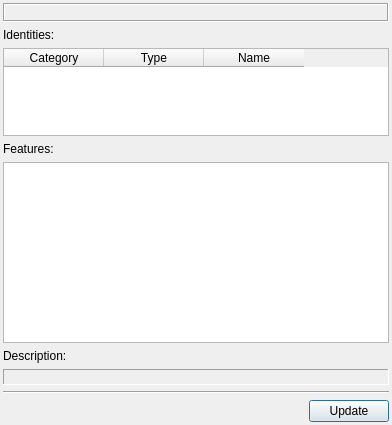
<ui version="4.0" >
 <class>DiscoInfoWindowClass</class>
 <widget class="QDialog" name="DiscoInfoWindowClass" >
  <property name="geometry" >
   <rect>
    <x>0</x>
    <y>0</y>
    <width>392</width>
    <height>425</height>
   </rect>
  </property>
  <layout class="QVBoxLayout" >
   <property name="leftMargin" >
    <number>3</number>
   </property>
   <property name="topMargin" >
    <number>3</number>
   </property>
   <property name="rightMargin" >
    <number>3</number>
   </property>
   <property name="bottomMargin" >
    <number>3</number>
   </property>
   <item>
    <widget class="QLabel" name="lblError" >
     <property name="font" >
      <font>
       <pointsize>10</pointsize>
       <weight>50</weight>
       <bold>false</bold>
       <underline>true</underline>
      </font>
     </property>
     <property name="frameShape" >
      <enum>QFrame::Box</enum>
     </property>
     <property name="frameShadow" >
      <enum>QFrame::Sunken</enum>
     </property>
     <property name="text" >
      <string/>
     </property>
     <property name="alignment" >
      <set>Qt::AlignCenter</set>
     </property>
     <property name="wordWrap" >
      <bool>true</bool>
     </property>
    </widget>
   </item>
   <item>
    <widget class="QLabel" name="lblIdentity" >
     <property name="text" >
      <string>Identities:</string>
     </property>
     <property name="buddy" >
      <cstring>twtIdentity</cstring>
     </property>
    </widget>
   </item>
   <item>
    <widget class="QTableWidget" name="twtIdentity" >
     <property name="sizePolicy" >
      <sizepolicy vsizetype="Preferred" hsizetype="Preferred" >
       <horstretch>0</horstretch>
       <verstretch>0</verstretch>
      </sizepolicy>
     </property>
     <property name="maximumSize" >
      <size>
       <width>16777215</width>
       <height>100</height>
      </size>
     </property>
     <property name="editTriggers" >
      <set>QAbstractItemView::NoEditTriggers</set>
     </property>
     <property name="selectionMode" >
      <enum>QAbstractItemView::NoSelection</enum>
     </property>
     <property name="selectionBehavior" >
      <enum>QAbstractItemView::SelectRows</enum>
     </property>
     <column>
      <property name="text" >
       <string>Category</string>
      </property>
     </column>
     <column>
      <property name="text" >
       <string>Type</string>
      </property>
     </column>
     <column>
      <property name="text" >
       <string>Name</string>
      </property>
     </column>
    </widget>
   </item>
   <item>
    <widget class="QLabel" name="lblFeatures" >
     <property name="text" >
      <string>Features:</string>
     </property>
     <property name="buddy" >
      <cstring>lwtFearures</cstring>
     </property>
    </widget>
   </item>
   <item>
    <widget class="QListWidget" name="lwtFearures" >
     <property name="sizePolicy" >
      <sizepolicy vsizetype="Expanding" hsizetype="Expanding" >
       <horstretch>0</horstretch>
       <verstretch>0</verstretch>
      </sizepolicy>
     </property>
     <property name="selectionMode" >
      <enum>QAbstractItemView::SingleSelection</enum>
     </property>
     <property name="selectionBehavior" >
      <enum>QAbstractItemView::SelectRows</enum>
     </property>
    </widget>
   </item>
   <item>
    <widget class="QLabel" name="lblDescription" >
     <property name="text" >
      <string>Description:</string>
     </property>
    </widget>
   </item>
   <item>
    <widget class="QLabel" name="lblFeatureDesc" >
     <property name="frameShape" >
      <enum>QFrame::Panel</enum>
     </property>
     <property name="frameShadow" >
      <enum>QFrame::Sunken</enum>
     </property>
     <property name="wordWrap" >
      <bool>true</bool>
     </property>
    </widget>
   </item>
   <item>
    <widget class="Line" name="line" >
     <property name="orientation" >
      <enum>Qt::Horizontal</enum>
     </property>
    </widget>
   </item>
   <item>
    <layout class="QHBoxLayout" >
     <item>
      <spacer>
       <property name="orientation" >
        <enum>Qt::Horizontal</enum>
       </property>
       <property name="sizeHint" >
        <size>
         <width>91</width>
         <height>20</height>
        </size>
       </property>
      </spacer>
     </item>
     <item>
      <widget class="QPushButton" name="pbtUpdate" >
       <property name="text" >
        <string>Update</string>
       </property>
      </widget>
     </item>
    </layout>
   </item>
  </layout>
 </widget>
 <layoutdefault spacing="6" margin="11" />
 <resources/>
 <connections/>
</ui>
